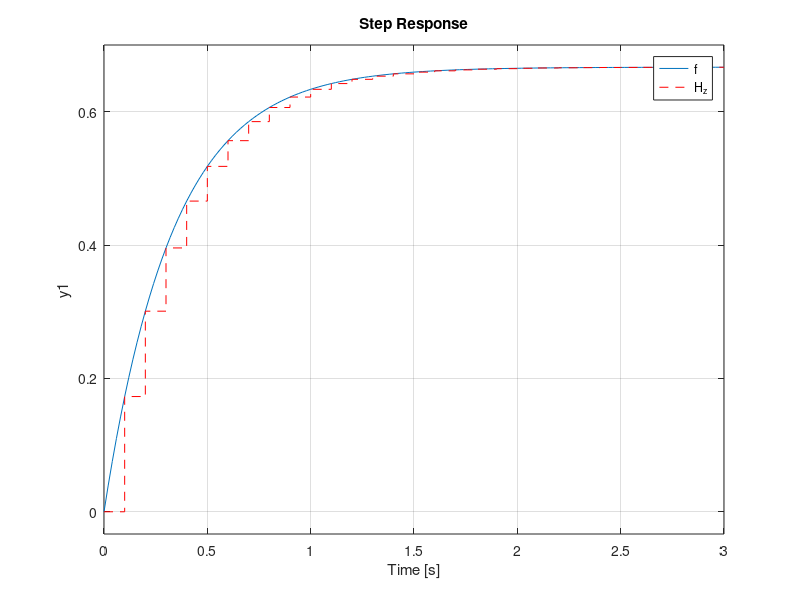

Here is the MATLAB script that generated this plot: (Note: this script raises an error after producing the figure.)
% Définir une fonction de transfert
f = tf(2,[1 3]);

% Définir le temps d'échantillonage (inverse de fréquence f = 1/T)
Ts = 0.1;

% Conversion Convert the transfer function to discrete-time using zero-order hold (ZOH)
H_z = c2d(f, Ts, 'zoh');


% Voir ce que ça fait (en bleu la tf et en rouge la tz)
step(f,'-',H_z,'--r')

num = cell2mat(H_z.Numerator);
den = cell2mat(H_z.Denominator);
info = [num;den];

a = info(1,:);
b = info(2,:);
disp(a)

% test de la transformee en z
tz = TransfoZ(f,10);
num_z = tz(1,:);
den_z = tz(2,:);
disp(num_z)
